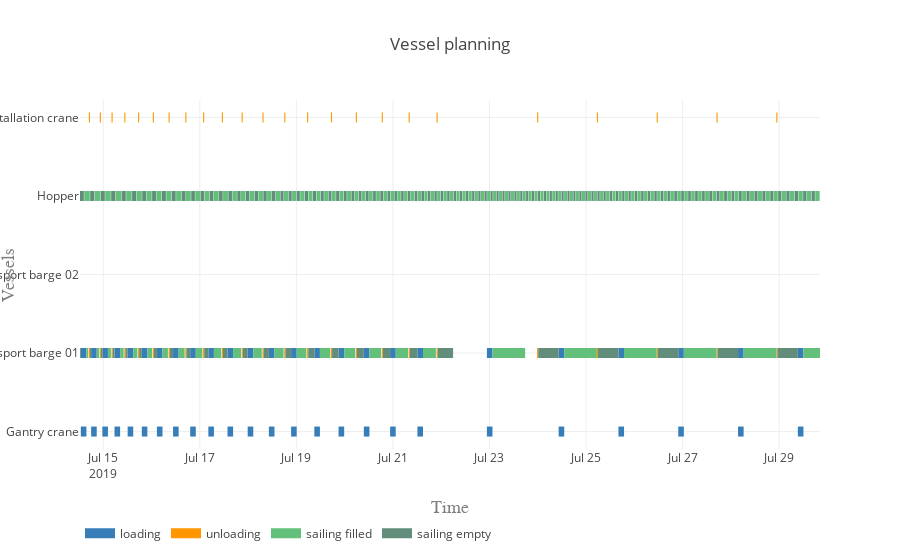

Notebook code for this chart:
### Markdown cell above
#### Vessel planning

### Code cell
vessels = [gantry_crane, 
           installation_crane, 
           transport_barge_01, 
           transport_barge_02, 
           hopper]

activity_labels = ['loading', 'unloading', 'sailing filled', 'sailing empty', 'processing']
colors = {0:'rgb(55,126,184)', 1:'rgb(255,150,0)', 2:'rgb(98, 192, 122)', 3:'rgb(98, 141, 122)', 4:'rgb(110, 141, 122)'}

plot.vessel_planning(vessels, activity_labels, colors)

### Figure 1 — Plotly figure (JSON) as saved in the notebook; plotly's stock layout.template omitted (floating-point values rounded to 4 significant figures; data arrays with more than 128 entries replaced by an {"elided": "..."} marker saying what was removed)
{"data": [{"connectgaps": false, "hoverinfo": "y+name", "line": {"color": "rgb(55,126,184)", "width": 10}, "mode": "lines", "name": "loading", "type": "scatter", "uid": "29680983-c8b6-45be-8ae6-717a3d30712d", "x": {"elided": "4000 str values"}, "y": {"elided": "4000 str values"}}, {"connectgaps": false, "hoverinfo": "y+name", "line": {"color": "rgb(255,150,0)", "width": 10}, "mode": "lines", "name": "unloading", "type": "scatter", "uid": "f3e3f360-8d32-433e-a68a-1b1533f4c77f", "x": {"elided": "4000 str values"}, "y": {"elided": "4000 str values"}}, {"connectgaps": false, "hoverinfo": "y+name", "line": {"color": "rgb(98, 192, 122)", "width": 10}, "mode": "lines", "name": "sailing filled", "type": "scatter", "uid": "d40723bb-0b5d-4fea-b343-30b801773929", "x": {"elided": "2000 str values"}, "y": {"elided": "2000 str values"}}, {"connectgaps": false, "hoverinfo": "y+name", "line": {"color": "rgb(98, 141, 122)", "width": 10}, "mode": "lines", "name": "sailing empty", "type": "scatter", "uid": "463a134a-108d-4d55-82a8-765de2a5f5e8", "x": {"elided": "1990 str values"}, "y": {"elided": "1990 str values"}}, {"connectgaps": false, "hoverinfo": "y+name", "line": {"color": "rgb(110, 141, 122)", "width": 10}, "mode": "lines", "name": "processing", "type": "scatter", "uid": "4a7cf6ca-6eea-4fe6-be93-8f05a39dfc69", "x": [], "y": []}], "layout": {"hovermode": "closest", "legend": {"orientation": "h", "x": 0, "y": -0.2}, "title": {"text": "Vessel planning"}, "xaxis": {"range": ["2019-07-14 12:26:13.062643", "2019-07-29 20:18:22.630991"], "title": {"font": {"color": "#7f7f7f", "family": "Courier New, monospace", "size": 18}, "text": "Time"}}, "yaxis": {"title": {"font": {"color": "#7f7f7f", "family": "Courier New, monospace", "size": 18}, "text": "Vessels"}}}}
